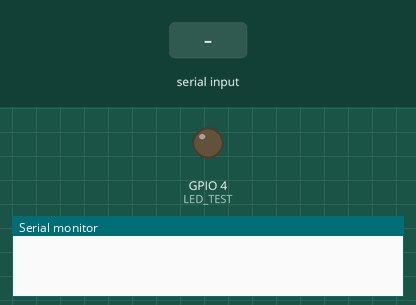
Bench run of a sketch on a simulated ESP32. On the bench: output pins drawn as LEDs (lit = HIGH), the last lines printed to the serial monitor. The test bench sets the inputs (shaded band). Pins used as bus, display or sensor lines are not drawn.

Above: at 2.2 s.
2.3 s: "1" received over the second serial link
At 3.4 s:
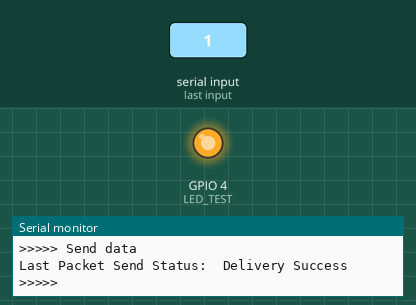
3.8 s: "0" received over the second serial link
At 4.5 s:
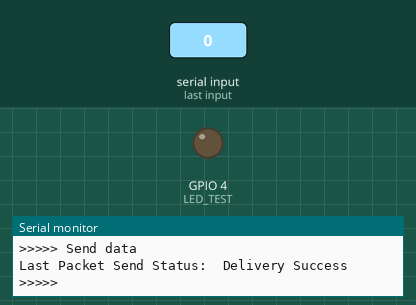
5.3 s: "2" received over the second serial link
At 5.7 s:
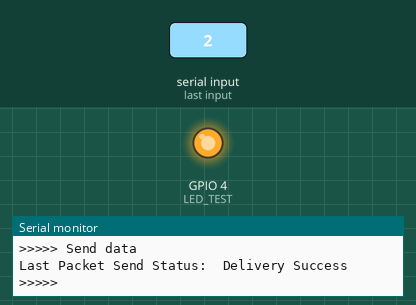
Timing chart, 0 to 8.3 s (numbered marks = the images above; inputs shaded):
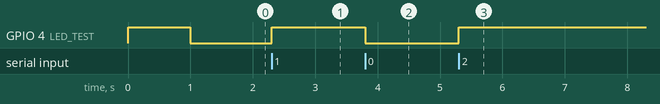

Measured:
- after the input at 2.3 s, GPIO 4 (LED_TEST): LOW → HIGH at once
- after the input at 3.8 s, GPIO 4 (LED_TEST): HIGH → LOW at once
- after the input at 5.3 s, GPIO 4 (LED_TEST): LOW → HIGH at once

The sketch:

esp32_spi_to_uart.ino
```cpp
//----------------------------------------Load libraries
#include <esp_now.h>
#include <SPI.h>
#include <WiFi.h>
//----------------------------------------
// UART pins
#define TXD2_PIN 17
#define RXD2_PIN 16

// SPI pins
#define SPI_MOSI_PIN 23
#define SPI_MISO_PIN 19
#define SPI_SCK_PIN 18
#define SPI_CS_PIN 5

#define LED_TEST 4
void sendChar(char data);
uint8_t broadcastAddress[] = {0xB8, 0xD6, 0x1A, 0xA5, 0xC3, 0x98}; //--> REPLACE WITH THE MAC Address of your receiver / ESP32 Receiver.

//----------------------------------------Variables to accommodate the data to be sent.
char send_val_1;

//----------------------------------------

String success; //--> Variable to store if sending data was successful.

//----------------------------------------Structure example to send data
// Must match the receiver structure
typedef struct struct_message {
    char val_1;

} struct_message;

struct_message send_Data; //--> Create a struct_message to send data.
//----------------------------------------

//++++++++++++++++++++++++++++++++++++++++++++++++++++++++++++++++++++++++++ Callback when data is sent
void OnDataSent(const uint8_t *mac_addr, esp_now_send_status_t status) {
  Serial.print("\r\nLast Packet Send Status:\t");
  Serial.println(status == ESP_NOW_SEND_SUCCESS ? "Delivery Success" : "Delivery Fail");
  if (status ==0){
    success = "Delivery Success :)";
  }
  else{
    success = "Delivery Fail :(";
  }
  Serial.println(">>>>>");
}
//++++++++++++++++++++++++++++++++++++++++++++++++++++++++++++++++++++++++++

//++++++++++++++++++++++++++++++++++++++++++++++++++++++++++++++++++++++++++ VOID SETUP
void setup() {
  pinMode( LED_TEST, OUTPUT);

  Serial.begin(115200);
   Serial2.begin(9600, SERIAL_8N1, RXD2_PIN, TXD2_PIN);

// Configure SPI
  SPI.begin();
  SPI.setClockDivider(SPI_CLOCK_DIV16); // 1 MHz clock
  SPI.setDataMode(SPI_MODE0);
  pinMode(SPI_CS_PIN, OUTPUT);
  digitalWrite(SPI_CS_PIN, HIGH); // Deselect the slave

 //Test LED connected with ESP32 in car
  digitalWrite(LED_TEST, HIGH);
  delay(1000);
  digitalWrite(LED_TEST, LOW);


  WiFi.mode(WIFI_STA); //--> Set device as a Wi-Fi Station.

  //----------------------------------------Init ESP-NOW
 while (esp_now_init() != ESP_OK) {
    Serial.println("Error initializing ESP-NOW");

    //flash led
    digitalWrite(LED_TEST, LOW );
    delay(900);
    digitalWrite(LED_TEST, HIGH );
    delay(100);
    //return;
  }
  //----------------------------------------

  //----------------------------------------Once ESPNow is successfully Init, we will register for Send CB to
  // get the status of Trasnmitted packet
  esp_now_register_send_cb(OnDataSent);
  //----------------------------------------

  //----------------------------------------Register peer
  esp_now_peer_info_t peerInfo;
  memcpy(peerInfo.peer_addr, broadcastAddress, 6);
  peerInfo.channel = 0;
  peerInfo.encrypt = false;
  //----------------------------------------

  //----------------------------------------Add peer
  if (esp_now_add_peer(&peerInfo) != ESP_OK){
    Serial.println("Failed to add peer");
    return;
  }
  //----------------------------------------
}
//++++++++++++++++++++++++++++++++++++++++++++++++++++++++++++++++++++++++++

//++++++++++++++++++++++++++++++++++++++++++++++++++++++++++++++++++++++++++ VOID LOOP
void loop() {
  //----------------------------------------Set values to send
 if (Serial2.available() > 0)

 { send_val_1 =Serial2.read();

    send_Data.val_1 = send_val_1;
     sendChar(send_val_1);

        //----------------------------------------Send message via ESP-NOW
      esp_err_t result = esp_now_send(broadcastAddress, (uint8_t *) &send_Data, sizeof(send_Data));

      if (result == ESP_OK) {
        Serial.println("Sent with success");
      }
      else {
        Serial.println("Error sending the data");
      }

       //----------------------------------------

        Serial.println();
        Serial.print(">>>>> ");
        Serial.println("Send data");


  }


  }


  //----------------------------------------
  void sendChar(char data)
  {
    Serial.println(data);

    // Send character to SPI
    digitalWrite(SPI_CS_PIN, LOW); // Select the slave
    SPI.transfer(data);
    digitalWrite(SPI_CS_PIN, HIGH); // Deselect the slave

    //toggle led
    digitalWrite(LED_TEST, 1 ^ digitalRead(LED_TEST));
}


//++++++++++++++++++++++++++++++++++++++++++++++++++++++++++++++++++++++++++
//<<<<<<<<<<<<<<<<<<<<<<<<<<<<<<<<<<<<<<<<<<<<<<<<<<<<<<<<<<<<<<<<<<<<<<<<<<<<<<<<<<<<<<<<<
```
